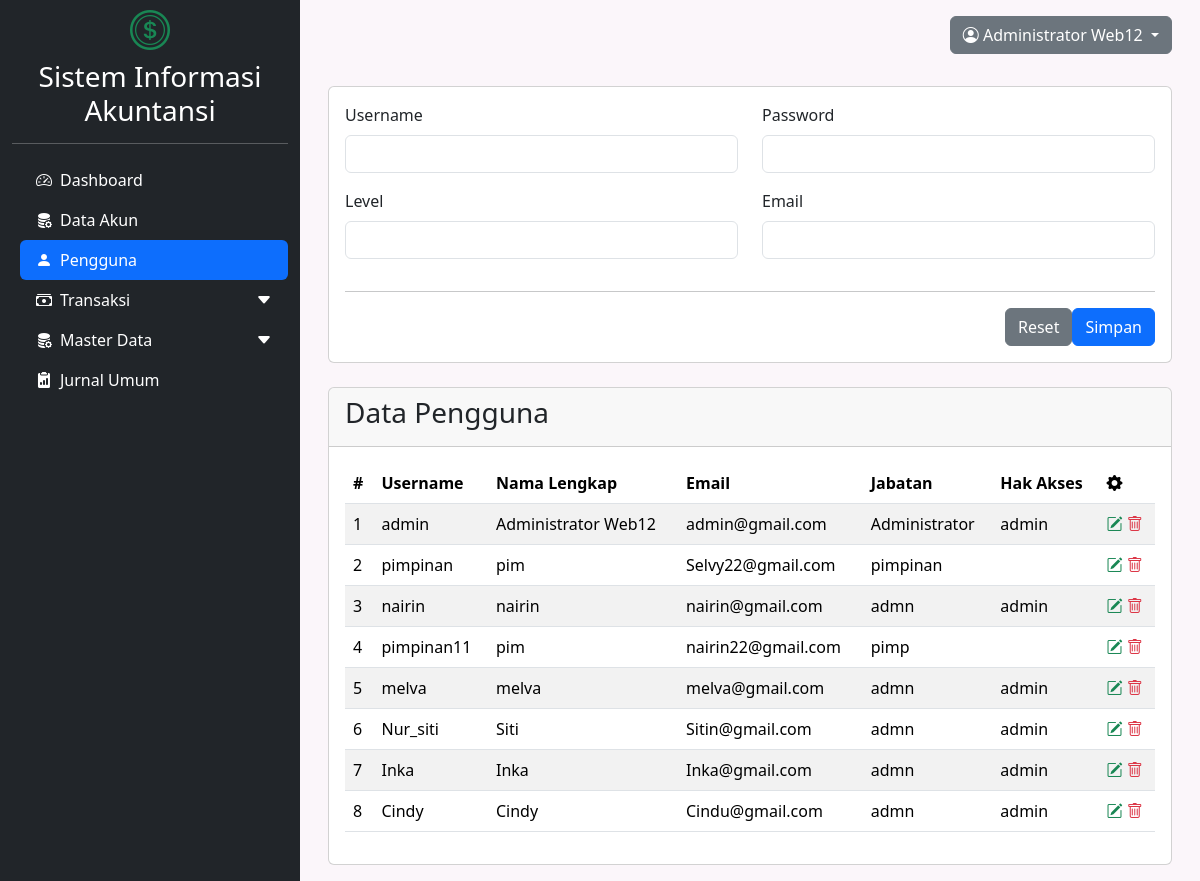
The app's page /dashboard.php?modul=pengguna (signed in) with its own data.
### tables this page shows
CREATE TABLE `pengguna` (
  `user_id` int(11) NOT NULL,
  `username` varchar(50) NOT NULL,
  `password` varchar(255) NOT NULL,
  `nama_lengkap` varchar(100) NOT NULL,
  `email` varchar(100) NOT NULL,
  `jabatan` varchar(50) DEFAULT NULL,
  `hak_akses` enum('admin','user','staff') NOT NULL
);

### modul/pengguna/index.php (the view, shortened to what this page needs)
<form action="modul/pengguna/aksi_pengguna.php?act=insert" method="post">
  <div class="card">
    <div class="card-body">
      <div class="row">
        <div class="mb-3 col-md-6">
          <label for="username" class="form-label">Username</label>
          <input type="text" class="form-control" name="username">
        </div>
        <div class="mb-3 col-md-6">
          <label for="password" class="form-label">Password</label>
          <input type="text" class="form-control" name="password">
        </div>
      </div>
      <div class="row">
        <div class="mb-3 col-md-6">
          <label for="level" class="form-label">Level</label>
          <input type="text" class="form-control" name="level">
        </div>
        <div class="mb-3 col-md-6">
          <label for="email" class="form-label">Email</label>
          <input type="text" class="form-control" name="email">
        </div>
      </div>
      <hr>
      <div class="row">
        <div class="d-flex">
          <button type="reset" class="btn btn-secondary">Reset</button>
          <button type="submit" name="submit" class="btn btn-primary">Simpan</button>
        </div>
      </div>
    </div>
  </div>
</form>
<div class="card mt-4">
  <div class="card-header">
    <h3>Data Pengguna</h3>
  </div>
  <div class="card-body">
    <div class="table-responsive">
      <table class="table table-striped">
        <thead>
          <tr>
            <th>#</th>
            <th>Username</th>
            <th>Nama Lengkap</th>
            <th>Email</th>
            <th>Jabatan</th>
            <th>Hak Akses</th>
            <th><i class="bi bi-gear-fill"></i></th>
          </tr>
        </thead>
        <tbody>
          <?php
            $query = "SELECT * FROM pengguna";
            $exec = mysqli_query($koneksi, $query);
            $no = 1;
            while ($data = mysqli_fetch_array($exec)) {
          ?>
            <tr>
              <td><?= $no++; ?></td>
              <td><?= $data['username']; ?></td>
              <td><?= $data['nama_lengkap']; ?></td>
              <td><?= $data['email']; ?></td>
              <td><?= $data['jabatan']; ?></td>
              <td><?= $data['hak_akses']; ?></td>
              <td>
                <a href="#editPengguna<?= $data['user_id'] ?>" class="text-decoration-none" data-bs-toggle="modal">
                  <i class="bi bi-pencil-square text-success"></i>
                </a>
                <a href="modul/pengguna/aksi_pengguna.php?act=delete&id=<?= $data['user_id'] ?>" class="text-decoration-none">
                  <i class="bi bi-trash text-danger"></i>
                </a>
              </td>
            </tr>
          <?php } ?>
        </tbody>
      </table>
    </div>
  </div>
</div>

### records on screen
pengguna: username "admin", nama_lengkap "Administrator Web12", email "admin@gmail.com", jabatan "Administrator", hak_akses "admin"
pengguna: username "pimpinan", nama_lengkap "pim", email "Selvy22@gmail.com", jabatan "pimpinan"
pengguna: username "nairin", nama_lengkap "nairin", email "nairin@gmail.com", jabatan "admn", hak_akses "admin"
pengguna: username "pimpinan11", nama_lengkap "pim", email "nairin22@gmail.com", jabatan "pimp"
pengguna: username "melva", nama_lengkap "melva", email "melva@gmail.com", jabatan "admn", hak_akses "admin"
pengguna: username "Nur_siti", nama_lengkap "Siti", email "Sitin@gmail.com", jabatan "admn", hak_akses "admin"
pengguna: username "Inka", nama_lengkap "Inka", email "Inka@gmail.com", jabatan "admn", hak_akses "admin"
pengguna: username "Cindy", nama_lengkap "Cindy", email "Cindu@gmail.com", jabatan "admn", hak_akses "admin"

### other values on screen
$_SESSION['nama_lengkap'] "Administrator Web12"
